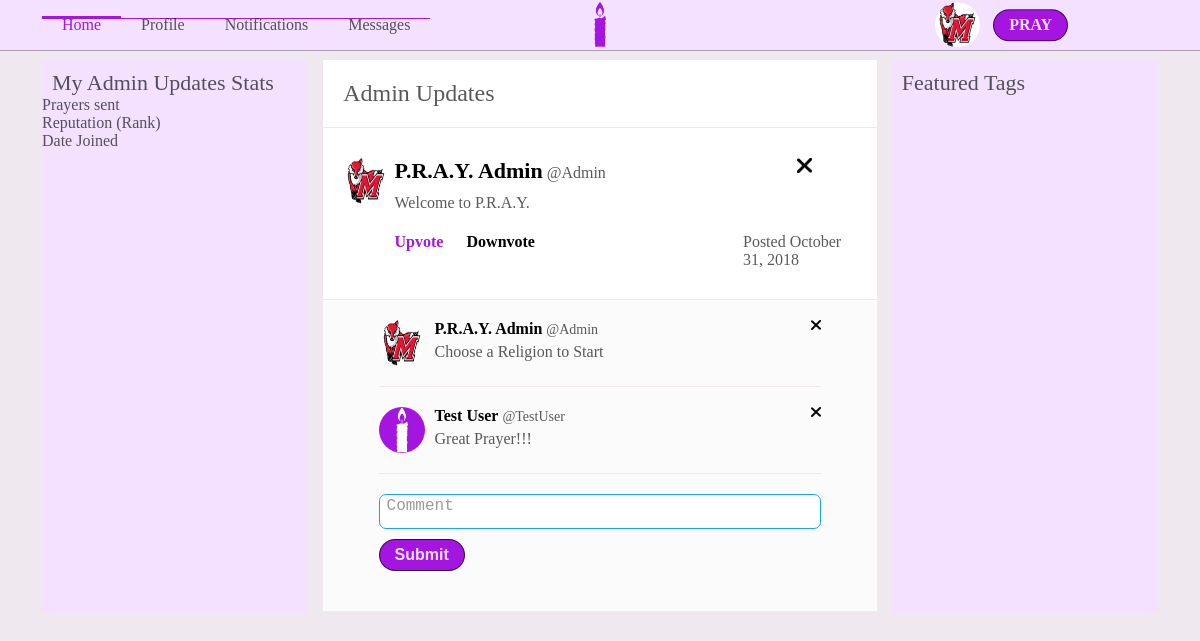
/index.php (signed in), run on the app's committed database.
### tables this page shows
CREATE TABLE Users(
    userid INT(10) PRIMARY KEY AUTO_INCREMENT,
    fname VARCHAR(20),
    lname VARCHAR(20),
    username VARCHAR(12),
    user_password VARCHAR(15),
    bio TEXT,
    zipCode INT(10),
    Primary_religion INT(10),
    default_view VARCHAR(20),
    email VARCHAR(30),
    phone_number VARCHAR(15),
    pPicture VARCHAR(20),
    bPicture VARCHAR(20),
    dateLastMaint DATETIME DEFAULT CURRENT_TIMESTAMP,
    dateAdded DATETIME DEFAULT CURRENT_TIMESTAMP,
    CONSTRAINT FK_Users_Religions FOREIGN KEY (Primary_religion) REFERENCES Religions (relid)
);

CREATE TABLE Religions(
    relid INT(10) PRIMARY KEY AUTO_INCREMENT,
    religion_name VARCHAR(30),
    dateLastMaint DATETIME DEFAULT CURRENT_TIMESTAMP,
    dateAdded DATETIME DEFAULT CURRENT_TIMESTAMP
);

CREATE TABLE Prayers(
    prayid INT(10) PRIMARY KEY AUTO_INCREMENT,
    userid INT(10),
    content VARCHAR(140),
    descript TEXT,
    pray_status INT(1),
    exclusive INT(1),
    post_date DATETIME,
    img VARCHAR(15),
    dateLastMaint DATETIME DEFAULT CURRENT_TIMESTAMP,
    dateAdded DATETIME DEFAULT CURRENT_TIMESTAMP,
    CONSTRAINT FK_Users_Prayer FOREIGN KEY (userid) REFERENCES Users (userid)
);

CREATE TABLE Comments(
    commid INT(10) PRIMARY KEY AUTO_INCREMENT,
    userid INT(10),
    prayid INT(10),
    comment VARCHAR(5000),
    isChecked BOOLEAN DEFAULT 0,
    dateLastMaint DATETIME DEFAULT CURRENT_TIMESTAMP,
    dateAdded DATETIME DEFAULT CURRENT_TIMESTAMP,
    CONSTRAINT FK_User_Comments FOREIGN KEY (userid) REFERENCES Users (userid),
    CONSTRAINT FK_Prayer_Comments FOREIGN KEY (prayid) REFERENCES Prayers (prayid)
);

### config/functions.php (called while the page is built, shortened)
<?php
    function formatDate($date){
        $currentDate = new DateTime(null, new DateTimeZone('America/New_York'));
        $currentTime = $currentDate->format('Y-m-d H:i:s');
        switch (substr($date,5,2)) {
            case "10":
                $month = "October";
                break;
        }
        $formattedDate = $month." ".substr($date,8,2).", ".substr($date,0,4);
        return $formattedDate;
    }
    function getRoot(){
        $root = ROOT_DIR;
        $root = str_replace("\\", "/", $root);
        $root = str_replace('/config', '',$root);
        $pageroot = getcwd() ."/";
        $pageroot = str_replace("\\", "/", $pageroot);
        $root = str_replace($root."/", '' , $pageroot);
        $root = preg_replace("#(/.*?).*?(/)#", '/../', "/".$root);
        $root = substr($root, 1);
        return $root;
    }
?>

### Database/mydb.php (called while the page is built, shortened)
<?php
Class mydb {
    protected $conn;
    Public function __construct($con){
        $this->conn = $con;
    }
    function FetchQuery($query){
        $arrayresult = [];
        if($queryresult = mysqli_query($this->conn, $query)){
            while ($row = mysqli_fetch_assoc($queryresult)){
                $arrayresult[] = $row;
            }
            return $arrayresult;
        }else{
            echo"</br></br></br>";
            die(mysqli_error($this->conn) ."</br>".$query);
        }
    }
}
?>

### config/permissions.php (called while the page is built, shortened)
<?php
    $id =  isset($id) ? $id : $_SESSION['userId'];
    $usersettings = isLoggedIn($id, $db);
    function isLoggedIn($id, $db){
        $SETTINGS['username'] = '';
        $SETTINGS['firstname'] = '';
        $SETTINGS['lastname'] = '';
        $SETTINGS['password'] = '';
        if($_SESSION['userId'] != ''){
            $userquery = "SELECT *
                          FROM USERS
                          WHERE userid = $id";
            $userresult = $db->FetchQuery($userquery);
            $SETTINGS['username'] = $userresult[0]['username'];
            $SETTINGS['firstname'] = $userresult[0]['fname'];
            $SETTINGS['lastname'] = $userresult[0]['lname'];
            $SETTINGS['password'] = $userresult[0]['user_password'];
            return $SETTINGS;
        }
    }
?>

### config/ApplicationTop.php (called while the page is built, shortened)
<?php
    include 'dbconfig.php';
    include 'functions.php';
    include getRoot().'config/permissions.php';
    include getRoot().'Classes/createheader.php';
    include getRoot().'Classes/createFooter.php';
?>

### index.php (the view, shortened to what this page needs)
<?php
    require 'config/ApplicationTop.php';
    include 'Classes/prayers.php';
    include 'Classes/prayerCommentDisplayer.php';
    $menus = [
        [
            'name'=>'Home',
            'link'=>'index.php',
            'active'=>'active'
        ],
        [
            'name'=>'Profile',
            'link'=>'profile.php',
            'active'=>''
        ],
        [
            'name'=>'Notifications',
            'link'=>'notifications.php',
            'active'=>''
        ],
        [
            'name'=>'Messages',
            'link'=>'messages.php',
            'active'=>''
        ]
    ];
    $header = new Header($db, $menus, $title, $css);
    $header->ShowUserMenu($id);
    $header->displayHeader();
    $comments = new PrayerCommentDisplayer($db, $id);
    $feed = new PrayerCreator($db,$id,$comments);
    $primaryrelquery = "SELECT u.primary_religion
                   FROM users u
                   WHERE u.userid = $id";
    $primaryrelres = $db->fetchquery($primaryrelquery);
    $prel = $primaryrelres[0]['primary_religion'];
    $chosenreligion = isset($_SESSION['currel']) ? $_SESSION['currel'] : $prel;
    $curreligionquery = "SELECT r.religion_name, r.relid
                         FROM Religions r
                         WHERE r.relid = $chosenreligion";
    $curreligion = $db->fetchQuery($curreligionquery);
    $prayerquery = "SELECT p.userid, u.fname, u.lname, u.username, p.content, pr.relid, p.prayid, p.img,
                        r.religion_name, u.pPicture, p.dateLastMaint
                    FROM Prayers p, Users u, Prayer_Religions pr, Religions r
                    WHERE p.userid = u.userid
                    AND pr.prayid = p.prayid
                    AND pr.relid = r.relid
                    AND (pr.relid = $chosenreligion
                    OR pr.relid = 1)
                    ORDER BY p.prayid desc";
    $prayers = $db->FetchQuery($prayerquery);
?>
    <section class='index-body'>
        <div class='index-left-box'>
            <p class='trends-header'>My <?php echo $curreligion[0]['religion_name']?> Stats</p>
            <p> Prayers sent  </p>
            <p> Reputation (Rank)</p>
            <p> Date Joined </p>
        </div>
        <div class='index-center-box'>
            <ul class='sort-menu'>
                <li class='religion-menu-header'>
                    <?php echo $curreligion[0]['religion_name']?>
                </li>
            </ul>
            <?php
            foreach($prayers as $i){
                $feed->showPrayer($i);
            }?>
        </div>
        <div class='index-right-box'>
            <p class='trends-header'>Featured Tags</p>
        </div>
    </section>

### Classes/createheader.php (shortened to what this page needs)
<?php
    class Header{
        protected $db;
        protected $menus;
        protected $loggedIn;
        protected $userid;
        protected $title;
        protected $css;
        protected $profpic;
        Public function __construct($db,$menus,$title,$css){
            $this->db = $db;
            $this->menus = $menus;
            $this->title = $title;
            $this->css = $css;
        }
        function showUserMenu($id, $bool = 1){
            $this->loggedIn = $bool;
            $this->userid = $id;
            $this->getUserInfo();
        }
        function displayHeader(){
            $this->createTitle();
            echo "
                  <section class='header'>
                  <div class='header-box'>
                  <ul class='header-link-box'>";
            foreach($this->menus as $i){
                echo "<li class='header-link ".$i['active']."'>
                        <a href='".$i['link']."'>".$i['name']."</a>
                      </li>";
            }
            echo "</ul>";
            echo "<ul class='logo-box'>
                    <li class='logo-li'>
                        <a href='index.php'><img class='logo' src='".getRoot()."images/icons/favicon.png'></a>
                    </li>
                  </ul>";
            if($this->loggedIn == 1){
                echo "
                <ul class='header-profile-pic'>
                        <li id='header-profile-pic-link' onclick='ShowMenu()'>
                            <img class='index-profile-pic' src='".getRoot()."images/Users/".$this->userid."/Profile/".$this->profpic."'>
                        </li>
                        <li id='sort-compose'>
                            <div id='startprayer' onclick='ShowCompose()'>PRAY</div>
                        </li>
                    </ul>";
            }
            echo "</div></section>";
        }
        function createTitle(){
           echo "<html>
                    <head>
                        <title>".$this->title."</title>
                        <link rel='shortcut icon' href='images/icons/favicon.png'>
                        <meta name='viewport' content='width=device-width, initial-scale=1.0'>
                    </head>
                    <body>";
            $this->addcss();
        }
        function addcss(){
            foreach($this->css as $i){
                echo "<link rel='stylesheet' type='text/css' href='".$i["src"]."'>";
                continue;
            }
        }
        function getUserInfo(){
            $query = "SELECT * FROM USERS WHERE userid = '$this->userid'";
            $result = $this->db->fetchQuery($query);
            $this->profpic = $result[0]['pPicture'];
        }
    }
?>

### Classes/prayers.php (shortened to what this page needs)
<?php
    class PrayerCreator{
        protected $db;
        protected $userid;
        protected $comments;
        protected $likeclass;
        protected $dislikeclass;
        Public function __construct($db,$userid,$comments){
            $this->db = $db;
            $this->userid = $userid;
            $this->comments = $comments;
        }
        function checkLike($prayid){
            $this->likeclass = "";
            $this->dislikeclass = "";
            $checkquery = "SELECT *
                           FROM LIKES
                           WHERE prayid = '$prayid'
                           AND userid = '$this->userid'";
            $check = $this->db->fetchQuery($checkquery);
            if($check){
                if($check[0]['isLike'] == 0){
                    $this->dislikeclass = "up-down-active";
                }else{
                    $this->likeclass = "up-down-active";
                }
            }
        }
        function showPrayer($i){
            $likeurl = "`php/addLike.php`";
            $likedata = "{prayid : ".$i['prayid']."}";
            $dislikeurl = "`php/addDislike.php`";
            $dislikedata = "{prayid : ".$i['prayid']."}";
            echo "
            <div class='feed-container'>
                <div class='feed-box'>
                    <div class='feed-profile-img-box'>
                        <img class='feed-profile-img 'src='images/Users/".$i['userid']."/Profile/".$i['pPicture']."'>
                    </div>
                    <div class='feed-content-box'>
                        <ul class='feed-content-header'>
                        <li class='feed-content-name'>
                            <a class='feed-profile-link' href='profile.php?id=".$i['userid']."'>
                                <p class='feed-profile-name'>".$i['fname']." ".$i['lname']."</p>
                                <p class='feed-profile-username'>@".$i['username']."</p>
                            </a>
                        </li>";
                        if($i['userid'] == $this->userid || $this->userid == 1){
                            echo "<li class='feed-content-delete'>
                            <img id='deleteprayer' src='images/icons/close.png' onclick='removePrayer(".$i['prayid'].")'>
                            <form method='post' action='php/removePrayer.php'>
                            <button id='removePrayer--".$i['prayid']."' name='delete' type='submit' class='hidden' value='".$i['prayid']."'>
                            </form>
                            </li>";
                        }
                        echo
                        "</ul>
                        <p class='feed-content'>".$i['content']."</p>
                        ";
                        echo"
                        <ul class='feed-interact-menu'>
                            <li class='feed-like ".$this->likeclass."' onclick='addLike(".$likeurl.", ".$likedata.", ".$i['prayid'].")' id='like--".$i['prayid']."' >
                            Upvote
                            </li>
                            <li class='feed-downvote ".$this->dislikeclass."' onclick='addDislike(".$dislikeurl.", ".$dislikedata.", ".$i['prayid'].")' id='dislike--".$i['prayid']."'>
                            Downvote
                            </li>
                            <li class='prayer-date'>
                            <p>Posted ". formatDate($i['dateLastMaint']) ."</p>
                            </li>
                        </ul>
                    </div>
                </div>
                <div class='feed-comment-box'>";
                    $this->comments->showComments($i);
                    echo "<div class='post-comment'>
                        <form method='post' action='php/prayercomment.php'>
                            <textarea class='comment' name='comment' style='height:35px' onkeyup='auto_grow(this)' placeholder='Comment'></textarea>
                            <div id='submit-comment-box'>
                                <button type='submit' name='prayid' id='submit-comment' value='".$i['prayid']."'>Submit</button>
                            </div>
                        </form>
                    </div>
                </div>
            </div>";
            }
    }
?>

### Classes/prayerCommentDisplayer.php (shortened to what this page needs)
<?php
    class PrayerCommentDisplayer{
        protected $db;
        protected $userid;
        Public function __construct($db,$userid){
            $this->db = $db;
            $this->userid = $userid;
        }
        function showComments($prayer){
            $comments = $this->getCommentInfo($prayer['prayid']);
            if($comments){
                $this->createComments($comments, $prayer['prayid']);
            }
        }
        function getCommentInfo($id){
            $query = "SELECT c.commid AS cid, c.comment AS comment, u.pPicture AS user_img, u.userid as userid, u.fname, u.lname, u.username
                      FROM Comments c, Users u
                      WHERE prayid = '$id'
                      AND u.userid = c.userid";
            $result = $this->db->fetchQuery($query);
            if($result){
                return $result;
            }else{
                return false;
            }
        }
        function createComments($comment, $prayid){
            $num = 0;
            foreach($comment as $i){
                if($num < 10){
                    $this->displayComment($i,$prayid);
                }
                $num += 1;
            }
        }
        function displayComment($comment, $prayid){
            echo "<div class='comment-feed'>
                    <div class='comment-usr-img'>
                    <img class='feed-profile-img' src='images/Users/".$comment['userid']."/Profile/".$comment['user_img']."'>
                    </div>
                    <div class='comment-feed-content'>
                    <a class='feed-profile-link' href='profile.php?id=".$comment['userid']."'>
                        <p class='comment-profile-name'>".$comment['fname']." ".$comment['lname']."</p>
                        <p class='comment-profile-username'>@".$comment['username']."</p>
                    </a>
                    <p>".$comment['comment']."</p>
                    </div>";
                    if($this->canDelete($prayid, $comment['userid'])){
                        echo "<form method='post' action='php/removeComment.php'>
                        <img class='delete-comment-button'src='images/icons/close.png' onclick='removeComment(".$comment['cid'].")'>
                        <button id='removeComment--".$comment['cid']."' name='delete' type='submit' class='hidden' value='".$comment['cid']."'>
                        </form>";
                    }
                    echo "</div>";
        }
        function canDelete($prayid, $cmntuserid){
            if($this->userid == $cmntuserid || $this->userid == 1){
                return true;
            }
        }
    }
?>

### data on the page
users: pPicture (picture)
religions: religion_name "Admin Updates"
prayers: userid.pPicture (picture), userid.fname "P.R.A.Y.", userid.lname "Admin", userid.username "Admin", content "Welcome to P.R.A.Y.", dateLastMaint "October 31, 2018", $i['prayid'] 1 (drawn)
comments: userid.pPicture (picture), userid.fname "P.R.A.Y.", userid.lname "Admin", userid.username "Admin", comment "Choose a Religion to Start"
comments: userid.pPicture (picture), userid.fname "Test", userid.lname "User", userid.username "TestUser", comment "Great Prayer!!!"

### other printed values
$i['name'] "Home"
$i['name'] "Profile"
$i['name'] "Notifications"
$i['name'] "Messages"
